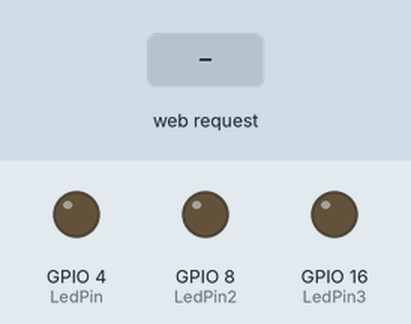
The program below on a simulated ESP32-S3. Shown: output pins drawn as LEDs (lit = HIGH). The inputs (shaded band) are chosen by the test bench.

Above: at 1.2 s.
1.3 s: HTTP request GET /on received
At 2.5 s:
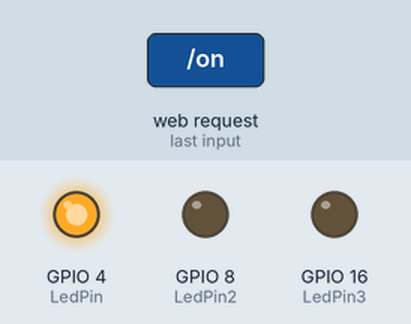
2.8 s: HTTP request GET /on2 received
At 3.7 s:
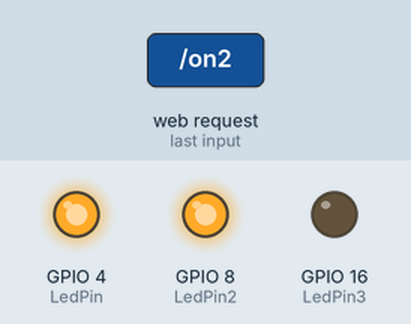
4.3 s: HTTP request GET /off received
At 4.9 s:
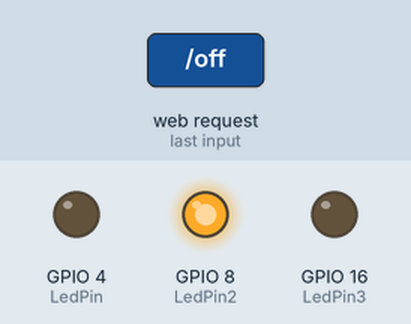
5.8 s: HTTP request GET /on3 received
At 7.0 s:
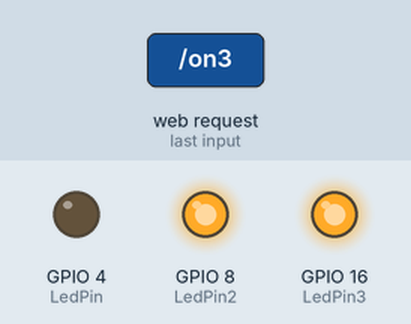
7.3 s: HTTP request GET /off2 received
At 8.4 s:
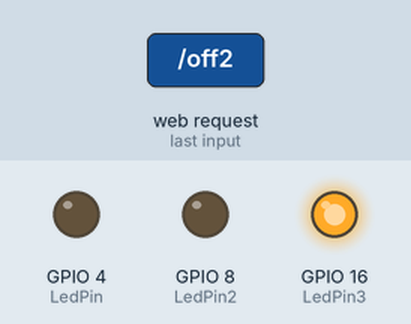
8.8 s: HTTP request GET /off3 received
At 9.5 s:
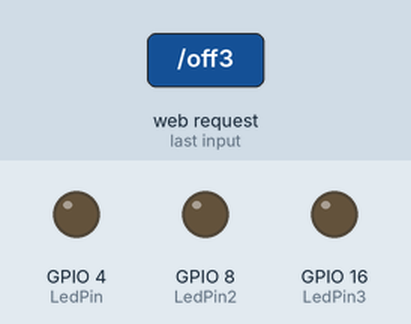
Timing chart, 0 to 11.3 s (numbered marks = the images above; inputs shaded):
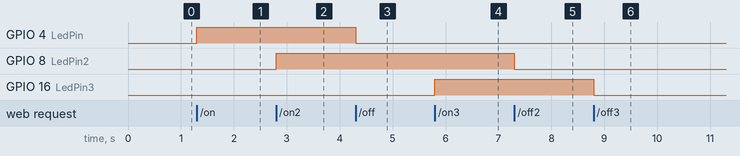

Measured:
- after the input at 1.3 s, GPIO 4 (LedPin): LOW → HIGH at once
- after the input at 2.8 s, GPIO 8 (LedPin2): LOW → HIGH at once
- after the input at 4.3 s, GPIO 4 (LedPin): HIGH → LOW at once
- after the input at 5.8 s, GPIO 16 (LedPin3): LOW → HIGH at once
- after the input at 7.3 s, GPIO 8 (LedPin2): HIGH → LOW at once
- after the input at 8.8 s, GPIO 16 (LedPin3): HIGH → LOW at once

The program:

main.cpp
```cpp
#include <Arduino.h>
#include <WiFi.h>
#include <WebServer.h>
#define LedPin 4
#define LedPin2 8
#define LedPin3 16


const char *SSid = "Abdulhadi";
const char *password = "12345678";
WebServer server(80);

void handleRoot() {
  String html = R"rawliteral(
  <html>
<head>
    <title>ESP32 WiFi LED</title>
</head>
<body>

    <div>
        <a href="/on">
            <button>ON</button>
        </a>

        <a href="/off">
            <button>OFF</button>
        </a>
    </div>

    <h2>
      <div>
        <a href="/on2">
            <button>ON</button>
        </a>

        <a href="/off2">
            <button>OFF</button>
        </a>
      </div>
    </h2>

 <h3>
      <div>
        <a href="/on3">
            <button>ON</button>
        </a>

        <a href="/off3">
            <button>OFF</button>
        </a>
      </div>
</h3>

</body>
</html>
  )rawliteral";
  server.send(200, "text/html", html);
}

void turnOn() {
    digitalWrite(LedPin, HIGH);
    server.sendHeader("Location", "/");
    server.send(303);
}

void turnOff() {
    digitalWrite(LedPin, LOW);
    server.sendHeader("Location", "/");
    server.send(303);
}

void turnOn2() {
    digitalWrite(LedPin2, HIGH);
    server.sendHeader("Location", "/");
    server.send(303);
}

void turnOff2() {
    digitalWrite(LedPin2, LOW);
    server.sendHeader("Location", "/");
    server.send(303);
}

void turnOn3() {
    digitalWrite(LedPin3, HIGH);
    server.sendHeader("Location", "/");
    server.send(303);
}

void turnOff3() {
    digitalWrite(LedPin3, LOW);
    server.sendHeader("Location", "/");
    server.send(303);
}

void setup() {
    pinMode(LedPin, OUTPUT);
    pinMode(LedPin2, OUTPUT);
    pinMode(LedPin3, OUTPUT);
    WiFi.mode(WIFI_AP);
    WiFi.softAP(SSid, password);
    server.on("/", handleRoot);
    server.on("/on", turnOn);
    server.on("/off", turnOff);
    server.on("/on2", turnOn2);
    server.on("/off2", turnOff2);
    server.on("/on3", turnOn3);
    server.on("/off3", turnOff3);
    server.begin();
}

void loop() {
    server.handleClient();
}
```
